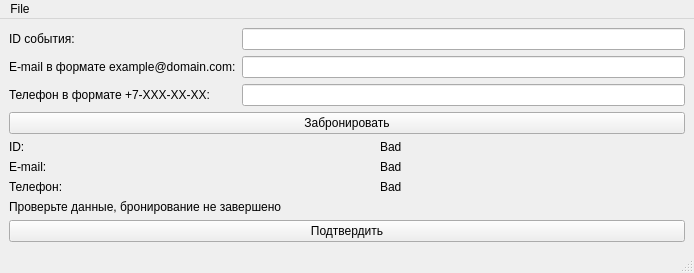
<?xml version="1.0" encoding="UTF-8"?>
<ui version="4.0">
 <class>MainWindow</class>
 <widget class="QMainWindow" name="MainWindow">
  <property name="geometry">
   <rect>
    <x>0</x>
    <y>0</y>
    <width>694</width>
    <height>229</height>
   </rect>
  </property>
  <property name="windowTitle">
   <string>MainWindow</string>
  </property>
  <widget class="QWidget" name="centralwidget">
   <layout class="QVBoxLayout" name="verticalLayout">
    <item>
     <layout class="QVBoxLayout" name="verticalLayout_2">
      <item>
       <layout class="QFormLayout" name="formLayout_3">
        <item row="0" column="0">
         <widget class="QLabel" name="enterIdLabel">
          <property name="text">
           <string>ID события:</string>
          </property>
         </widget>
        </item>
        <item row="0" column="1">
         <widget class="QLineEdit" name="enterIdLineEdit">
          <property name="text">
           <string/>
          </property>
         </widget>
        </item>
        <item row="1" column="0">
         <widget class="QLabel" name="enterEmailLabel">
          <property name="text">
           <string>E-mail в формате example@domain.com:</string>
          </property>
         </widget>
        </item>
        <item row="1" column="1">
         <widget class="QLineEdit" name="enterEmailLineEdit">
          <property name="text">
           <string/>
          </property>
         </widget>
        </item>
        <item row="2" column="0">
         <widget class="QLabel" name="enterTelephoneLabel">
          <property name="text">
           <string>Телефон в формате +7-XXX-XX-XX:</string>
          </property>
         </widget>
        </item>
        <item row="2" column="1">
         <widget class="QLineEdit" name="enterTelephoneLineEdit">
          <property name="text">
           <string/>
          </property>
         </widget>
        </item>
       </layout>
      </item>
      <item>
       <widget class="QPushButton" name="pushButton">
        <property name="text">
         <string>Забронировать</string>
        </property>
       </widget>
      </item>
      <item>
       <layout class="QFormLayout" name="formLayout_4">
        <item row="0" column="0">
         <widget class="QLabel" name="label_4">
          <property name="text">
           <string>ID:</string>
          </property>
         </widget>
        </item>
        <item row="1" column="0">
         <widget class="QLabel" name="label_5">
          <property name="text">
           <string>E-mail:</string>
          </property>
         </widget>
        </item>
        <item row="2" column="0">
         <widget class="QLabel" name="label_6">
          <property name="text">
           <string>Телефон:</string>
          </property>
         </widget>
        </item>
        <item row="0" column="1">
         <layout class="QHBoxLayout" name="horizontalLayout_4">
          <item>
           <widget class="QLabel" name="idLabel">
            <property name="text">
             <string/>
            </property>
           </widget>
          </item>
          <item>
           <widget class="QLabel" name="isIdOkLabel">
            <property name="text">
             <string>Bad</string>
            </property>
           </widget>
          </item>
         </layout>
        </item>
        <item row="1" column="1">
         <layout class="QHBoxLayout" name="horizontalLayout_5">
          <item>
           <widget class="QLabel" name="emailLabel">
            <property name="text">
             <string/>
            </property>
           </widget>
          </item>
          <item>
           <widget class="QLabel" name="isEmailOkLabel">
            <property name="text">
             <string>Bad</string>
            </property>
           </widget>
          </item>
         </layout>
        </item>
        <item row="2" column="1">
         <layout class="QHBoxLayout" name="horizontalLayout_6">
          <item>
           <widget class="QLabel" name="telephoneLabel">
            <property name="text">
             <string/>
            </property>
           </widget>
          </item>
          <item>
           <widget class="QLabel" name="isTelephoneOkLabel">
            <property name="text">
             <string>Bad</string>
            </property>
           </widget>
          </item>
         </layout>
        </item>
       </layout>
      </item>
     </layout>
    </item>
    <item>
     <widget class="QLabel" name="label">
      <property name="text">
       <string>Проверьте данные, бронирование не завершено</string>
      </property>
     </widget>
    </item>
    <item>
     <widget class="QPushButton" name="pushButton_2">
      <property name="text">
       <string>Подтвердить</string>
      </property>
     </widget>
    </item>
   </layout>
  </widget>
  <widget class="QMenuBar" name="menubar">
   <property name="geometry">
    <rect>
     <x>0</x>
     <y>0</y>
     <width>694</width>
     <height>21</height>
    </rect>
   </property>
   <widget class="QMenu" name="menuFile">
    <property name="title">
     <string>File</string>
    </property>
    <addaction name="actionExit"/>
   </widget>
   <addaction name="menuFile"/>
  </widget>
  <widget class="QStatusBar" name="statusbar"/>
  <action name="actionExit">
   <property name="text">
    <string>Exit</string>
   </property>
  </action>
 </widget>
 <resources/>
 <connections/>
</ui>
